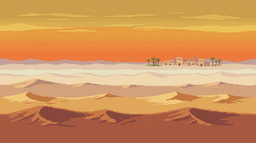
#> input picture project/assets/raw/bg_parallax_desert.png, 256 x 143 px, shrunk from 1376 x 768 before the run; its folder holds only this picture in this run
$ python process_asset.py ../project/assets/raw/bg_parallax_desert.png
#> lines starting #> are read from the running program, lines starting #| are printed output that depends on the picture; after the words box and inside, x2 and y2 are one past the last pixel; in counts of white or black regions, pixels touching at a corner belong together
### tools/m11lib/palette.py
"""اللوحة اللونية الرئيسية للمشروع (Master Palette).

قاعدة المشروع: **كل** أصل بصري يستمد ألوانه من هذه اللوحة (48-64 لونًا) لضمان
تناسق بصري كامل بين الشخصيات والأسلحة والخرائط والواجهة.

تعمل اللوحة على نمط "العائلات اللونية" (Ramps): لكل عائلة 3-5 درجات من الأغمق
إلى الأفتح، وهذا ما يسمح بتنفيذ **Hue-Shifting** (الظل يزرقّ والضوء يصفّر) بدل
إضافة الأسود والأبيض.
"""
from __future__ import annotations

import numpy as np

# --- الملحق (أ) من دفتر المشروع + توسعة إلى 64 لونًا ---
BASE = {
    "black": "#0B0D10",          # أسود الخطوط (الحدود الخارجية)
    "shadow_gray": "#1B2028",    # أعمق الظلال
    "dark_slate": "#242B36",
    "mid_gray": "#3A4453",       # معدن/أسلحة
    "light_gray": "#6B7A8F",     # معدن مضاء
    "steel_light": "#93A3B8",
    "white_glow": "#EAF2FF",     # أعلى إضاءة
    "white_pure": "#FFFFFF",
    "night_blue": "#10182B",     # سماء الليل/ظل بارد
    "blue_shadow": "#1D2C46",
    "steel_blue": "#2E5A88",
    "blue_bright": "#4A90D9",
    "cyan_glow": "#7FD2F5",
    "sand_light": "#D9B26A",
    "sand_dark": "#A8823C",
    "sand_deep": "#7A5C25",
    "earth": "#6E4B23",
    "brown_dark": "#3E2A17",
    "wood_light": "#8A5F33",
    "wood_dark": "#5A3C1F",
    "olive_light": "#7FA05A",
    "olive": "#4E6B3A",
    "olive_dark": "#2F4426",
    "olive_deep": "#1F2E19",
    "blood_red": "#8E2B2B",
    "red_light": "#C1443B",
    "red_bright": "#E4534E",
    "fire_orange": "#E8734A",
    "flame_yellow": "#F2A65A",
    "blast_yellow": "#FFD98A",
    "brass_yellow": "#F5D76E",
    "poison_purple": "#6B4C8A",
    "purple_dark": "#3C2A52",
    "smoke_cyan": "#9BB8C4",
    "smoke_gray": "#7E8A97",
    "accent_teal": "#4FD1C5",
    "gold": "#F2C14E",
    "gold_dark": "#B4872A",
    "skin_light": "#E8B08A",
    "skin_medium": "#C98A62",
    "skin_dark": "#8A5A3B",
    "skin_deep": "#5C3A24",
}

# توسعة: خطوط إضافية تحتاجها التفاصيل الدقيقة (زجاج، حديد مصدأ، نبات، ماء)
EXTENDED = {
    "glass_hi": "#BFE9F5",
    "glass_lo": "#2B4A5E",
    "rust_light": "#B4602F",
    "rust_dark": "#7A3B1C",
    "concrete_hi": "#9AA0A6",
    "concrete": "#767C82",
    "concrete_lo": "#4C5259",
    "plant_hi": "#A8C46B",
    "plant_lo": "#38542C",
    "water_hi": "#5FA8C9",
    "water_lo": "#1E4E६6".replace("६", "6"),
    "hazard_yellow": "#E8C547",
    "hazard_black": "#22262B",
    "neon_pink": "#E85D9B",
    "neon_green": "#8BE85D",
    "team_blue": "#3D7DD8",
    "team_red": "#D8563D",
    "team_green": "#4FB06A",
    "team_yellow": "#D8C13D",
    "team_purple": "#9B5DE8",
    "team_orange": "#E88A3D",
    "team_white": "#DCE3EC",
    "team_black": "#2A3038",
    # رتب/طبقات (للجوائز والرتب العسكرية)
    "bronze": "#A9743C", "silver": "#B9C2CC", "platinum": "#8FD4E8",
    "diamond": "#7CC6F2", "legendary": "#F2A65A", "mythic": "#E85D9B",
}

ALL = {**BASE, **EXTENDED}

# المعرّف الرقمي لكل لون (يُستخدم داخل الأدوات وحفظه في ملفات JSON)
NAMES = list(ALL.keys())
INDEX = {n: i for i, n in enumerate(NAMES)}


def hex_to_rgb(h):
    """يقبل لونًا بصيغة #RRGGBB أو اسمًا من أسماء اللوحة أو ثلاثية RGB جاهزة."""
    if isinstance(h, (tuple, list, np.ndarray)):
        return (int(h[0]) & 255, int(h[1]) & 255, int(h[2]) & 255)
    if not h.startswith("#"):
        return hex_to_rgb(ALL[h])
    h = h.lstrip("#")
    if len(h) == 3:
        h = "".join(ch * 2 for ch in h)
    return tuple(int(h[i:i + 2], 16) for i in (0, 2, 4))


def rgb_to_hex(c) -> str:
    return "#%02X%02X%02X" % (int(c[0]) & 255, int(c[1]) & 255, int(c[2]) & 255)


def table() -> np.ndarray:
    """مصفوفة (N,3) لكل ألوان اللوحة."""
    return np.array([hex_to_rgb(ALL[n]) for n in NAMES], dtype=np.float32)


# [4 lines left out: function alpha_table, not called in this run]


def _srgb_to_linear(c: np.ndarray) -> np.ndarray:
    c = c / 255.0
    return np.where(c <= 0.04045, c / 12.92, ((c + 0.055) / 1.055) ** 2.4)


def _linear_to_srgb(c: np.ndarray) -> np.ndarray:
    c = np.clip(c, 0.0, 1.0)
    return np.where(c <= 0.0031308, c * 12.92, 1.055 * (c ** (1 / 2.4)) - 0.055) * 255.0


def hue_shift(rgb, d_hue: float, d_sat: float = 0.0, d_val: float = 0.0):
    """إزاحة درجة اللون/التشبّع/الإضاءة في فضاء HSV.

    القاعدة الفنية: الظلال تُزاح نحو الأزرق/البنفسجي والضوء نحو الأصفر،
    بدل خلط الأسود والأبيض (يمنع "الوحل" اللوني).
    """
    import colorsys
    r, g, b = [v / 255.0 for v in rgb]
    h, s, v = colorsys.rgb_to_hsv(r, g, b)
    h = (h + d_hue) % 1.0
    s = min(1.0, max(0.0, s + d_sat))
    v = min(1.0, max(0.0, v + d_val))
    r, g, b = colorsys.hsv_to_rgb(h, s, v)
    return (round(r * 255), round(g * 255), round(b * 255))


def shade(name: str, steps: int = 4, spread: float = 0.10):
    """يبني خط تدرّج (Ramp) من لون اللوحة: أغمق → أفتح مع Hue-Shift.

    مثال: shade("olive") → [داكن مزرق، داكن، أساس، فاتح مصفر، أفتح]
    """
    base = hex_to_rgb(ALL[name])
    out = []
    for i in range(steps):
        t = i / max(1, steps - 1)          # 0 = أغمق ... 1 = أفتح
        d_v = (t - 0.5) * spread * 2.0
        d_s = (0.5 - abs(t - 0.5)) * 0.10 - 0.05
        d_h = (-0.012 if t < 0.5 else 0.020)   # الظل أزرق، الضوء أصفر
        out.append(hue_shift(base, d_h, d_s, d_v))
    return out


def build_full_ramp() -> np.ndarray:
    """يبني جدول الألوان الكامل المستخدم في التكميم (لون أساس + درجاته)."""
    cols = [hex_to_rgb(ALL[n]) for n in NAMES]
    for n in ("olive", "sand_light", "mid_gray", "steel_blue", "earth", "blood_red",
              "fire_orange", "skin_medium", "concrete", "water_hi", "poison_purple",
              "brass_yellow", "rust_light"):
        cols.extend(shade(n, 5, 0.16))
    return np.array(cols, dtype=np.float32)


__all__ = ["ALL", "BASE", "EXTENDED", "NAMES", "INDEX", "hex_to_rgb", "rgb_to_hex",
           "table", "shade", "hue_shift", "build_full_ramp", "_srgb_to_linear",
           "_linear_to_srgb"]

### tools/m11lib/draw.py
"""محرّك رسم بكسلي عالي الجودة يعمل بالكود (بدون صور).

الفكرة الأساسية (القسم 3 من دفتر المشروع):
  1. نرسم الأصل بدقة **4 أضعاف** الحجم النهائي (Super-sampling) على شبكة دقيقة.
  2. نضيف التفاصيل: تظليل بالخطوط (Ramps) + Dithering يدوي + Hue-Shift.
  3. نختزل ×4 بـ Nearest Neighbor → كثافة تفاصيل عالية بلا ضبابية.
  4. نكمّم الألوان على اللوحة الرئيسية ونضيف حدًّا خارجيًا 1 بكسل.

كل الدوال هنا تعمل على مصفوفة RGBA (numpy uint8) بارتفاع×عرض×4.
"""
from __future__ import annotations

import numpy as np

from . import palette as pal

SS = 4  # عامل الرسم الفائق (Super-Sampling)


class Canvas:
    """لوحة رسم RGBA بسيطة مع عمليات بكسلي مناسبة للفن البكسلي."""

    # [18 lines left out: functions __init__, clip, not called in this run]

    def unclip(self, prev=None):
        self._clip = prev

    # [152 lines left out: functions clip_rect, shape_mask, _coords, fill_shape, rect, ellipse and 6 more, not called in this run]


# ---------- عمليات على الصور النهائية ----------

def quantize(img: np.ndarray, colors: np.ndarray | None = None) -> np.ndarray:
    """تكميم الألوان إلى اللوحة الرئيسية (يشمل درجاتها المشتقة)."""
    if colors is None:
        colors = pal.build_full_ramp()
    out = img.copy()
    a = img[..., 3] > 0
    if not a.any():
        return out
    px = img[a][:, :3].astype(np.float32)
    # أقرب لون بالمسافة الإقليدية في فضاء RGB (سريع ومتوافق مع الفن البكسلي)
    d = ((px[:, None, :] - colors[None, :, :]) ** 2).sum(axis=2)
    out[a, :3] = colors[d.argmin(axis=1)].astype(np.uint8)
    return out


# [26 lines left out: function clean_stray_pixels, not called in this run]


def outline(img: np.ndarray, color: str = "#0B0D10", diagonal: bool = False) -> np.ndarray:
    """يضيف حدًّا خارجيًا بسماكة 1 بكسل (alpha dilate) — بصمة الفن البكسلي."""
    a = img[..., 3] > 0
    H, W = a.shape
    pad = np.pad(a, 1)
    acc = np.zeros_like(a)
    for dy, dx in ((-1, 0), (1, 0), (0, -1), (0, 1)) + (((-1, -1), (-1, 1), (1, -1), (1, 1)) if diagonal else ()):
        acc |= pad[1 + dy:1 + dy + H, 1 + dx:1 + dx + W]
    ring = acc & ~a
    out = np.zeros((H + 2, W + 2, 4), dtype=np.uint8)
    out[1:-1, 1:-1] = img
    c = pal.hex_to_rgb(color)
    out[1:-1, 1:-1][ring] = (*c, 255)
    return out


# [20 lines left out: functions trim, palette_swap, not called in this run]

### tools/process_asset.py
"""خط معالجة الأصول (Asset Pipeline) — القسم 17 من دفتر المشروع (إلزامي).

يُمرَّر عليه **كل** أصل بصري قبل دخوله اللعبة، بالترتيب:

  1. قصّ الخلفية وإزالة الهالة الضبابية (Chroma/Halo removal)
  2. تكبير ×4 بـ NEAREST (للعمل على شبكة بكسلات دقيقة)
  3. تنظيف البكسلات الضالة/المضادة للتشويش (Stray & AA cleanup)
  4. تكميم الألوان على اللوحة الرئيسية (48–64 لونًا + درجاتها)
  5. إضافة Outline بسماكة 1 بكسل بلون #0B0D10 (للشخصيات/الأسلحة/العناصر)
  6. اختزال ×4 بـ NEAREST للعودة إلى الحجم الأصلي
  7. حزم الأطالس بمسافة 2 بكسل + ملف JSON (تُنفَّذ عبر m11lib.atlas)
  8. الضغط النهائي: PNG/WebP بلا فقدان + فحص بصري آلي (عتبة اختلاف)
  9. سجل المصنع: حفظ الأصل الخام في assets/raw + توثيق في CREDITS.md

يُستخدم كسكربت سطر أوامر (لأصول الصور المولّدة من نماذج الصور) وكدالة داخل البناء.
"""
from __future__ import annotations

import argparse
import json
import os
import sys

import numpy as np
from PIL import Image

sys.path.insert(0, os.path.dirname(os.path.dirname(os.path.abspath(__file__))))
from m11lib import draw as D          # noqa: E402
from m11lib import palette as pal     # noqa: E402

OUTLINE_COLOR = "#0B0D10"
# خلفيات "مفتاح اللون" التي تخرج من نماذج الصور بدل الشفافية الحقيقية.
# (نماذج الصور كثيرًا ما ترسم رقعة شطرنجية أو لونًا صلبًا؛ إزالة اللون الصلب
#  أدقّ بكثير من محاولة تخمين الشفافية.)
MAGENTA_KEYS = [(255, 0, 255), (255, 0, 254), (254, 0, 255), (255, 0, 253)]
GREEN_KEYS = [(0, 255, 0), (0, 254, 0)]
SS = 4


# ---------------------------------------------------------------- 1) الخلفية
def strip_chroma_key(img: np.ndarray, tol: int = 60) -> np.ndarray:
    """يزيل خلفية لون صلب (ماجنتا/أخضر) ويُنعّم حواف الكائن بعد الإزالة."""
    out = img.copy()
    rgb = out[..., :3].astype(np.int16)
    mask = np.zeros(rgb.shape[:2], dtype=bool)
    for key in MAGENTA_KEYS + GREEN_KEYS:
        d = np.abs(rgb - np.array(key, dtype=np.int16)).max(axis=2)
        mask |= d <= tol
    if mask.mean() < 0.02:          # لم نجد لونًا صلبًا مطابقًا → لا نلمس شيئًا
        return out
    out[mask, 3] = 0
    # تنظيف الهالة: كل بكسل شبه مطابق للون المفتاح يصبح صافيًا
    soft = np.zeros(rgb.shape[:2], dtype=bool)
    for key in MAGENTA_KEYS:
        d = np.abs(rgb - np.array(key, dtype=np.int16)).max(axis=2)
        soft |= d <= tol * 2
    soft &= ~mask
    # نطبّق شفافية جزئية على البكسلات بين الكائن والخلفية
    out[soft, 3] = np.minimum(out[soft, 3], 128)
    return out


# [52 lines left out: functions defringe, neutralize_shadow, not called in this run]


def strip_background(img: np.ndarray, tol: int = 26, halo: int = 40) -> np.ndarray:
    """يزيل خلفية صلبة أو شبه صلبة (من الزوايا) + يقلّم الهالة الضبابية المحيطة."""
    out = img.copy()
    h, w = out.shape[:2]
    if out[..., 3].min() == 0 and out[..., 3].max() == 255:
        # الصورة أصلًا شفافة جزئيًا: نقصّ الأطراف الشبه شفافة
        out[out[..., 3] < 96] = 0
        return out
    # نأخذ عيّنات من الزوايا لتحديد لون الخلفية
    corners = [out[0, 0], out[0, w - 1], out[h - 1, 0], out[h - 1, w - 1]]
    bg = np.median(np.array([c[:3] for c in corners], dtype=np.float32), axis=0)
    dist = np.abs(out[..., :3].astype(np.float32) - bg).sum(axis=2)
    near = dist < tol
    out[near] = 0
    # الهالة: بكسل شبه شفاف/قريب من الخلفية لكنه ملتصق بالكائن
    alpha_low = out[..., 3] < 200
    out[alpha_low & (dist < halo)] = 0
    return out


# ---------------------------------------------------------------- 2/6) المقياس
def upscale(img: np.ndarray, factor: int = SS) -> np.ndarray:
    return np.kron(img, np.ones((factor, factor, 1), dtype=np.uint8))


def downscale(img: np.ndarray, factor: int = SS) -> np.ndarray:
    """اختزال بأخذ الأكثر تغطية داخل كل كتلة (Nearest) — يحفظ الحدّة."""
    h, w = img.shape[0] // factor, img.shape[1] // factor
    crop = img[: h * factor, : w * factor]
    blocks = crop.reshape(h, factor, w, factor, 4)
    alpha = blocks[..., 3].reshape(h, w, factor * factor)
    idx = alpha.argmax(axis=2)
    flat = blocks.reshape(h, w, factor * factor, 4)
    yy, xx = np.meshgrid(np.arange(h), np.arange(w), indexing="ij")
    out = flat[yy, xx, idx]
    out[..., 3] = np.where(alpha.max(axis=2) > 96, 255, 0).astype(np.uint8)
    return out


# ---------------------------------------------------------------- 4) التكميم
def quantize(img: np.ndarray, extra_colors: np.ndarray | None = None) -> np.ndarray:
    colors = pal.build_full_ramp()
    if extra_colors is not None and len(extra_colors):
        colors = np.vstack([colors, extra_colors])
    return D.quantize(img, colors)


# ---------------------------------------------------------------- عملية كاملة
def process(img: np.ndarray, *, strip_bg=False, outline=False, do_quantize=True,
            clean=True, resample=True, ss=SS) -> np.ndarray:
    """تنفّذ الخطوات 1→6 بالترتيب على صورة RGBA."""
    out = img
    if strip_bg:
        # نماذج الصور تخرج غالبًا بخلفية لون صلب (ماجنتا) لا شفافية حقيقية:
        # نجرّب مفتاح اللون أولًا، ثم نكمل بالقصّ المعتاد لمن لم يُطابق.
        keyed = strip_chroma_key(out)
        out = strip_background(keyed) if keyed is out else strip_background(keyed)  # 1
    if resample:
        out = upscale(out, ss)                            # 2
    if clean:
        out = _clean_stray(out)                           # 3
    if do_quantize:
        out = quantize(out)                               # 4
    if outline:
        out = D.outline(out, OUTLINE_COLOR, diagonal=False)  # 5
        if resample:
            # الحد يوسّع الإطار بكسلًا؛ نعيده إلى المقاس الأصلي بقصّ الحافة
            pass
    if resample:
        out = downscale(out, ss)                          # 6
    return out


def _clean_stray(img: np.ndarray) -> np.ndarray:
    """نسخة سريعة متجهية من تنظيف البكسلات الضالة (بدل الحلقة البطيئة)."""
    rgb = img[..., :3].astype(np.int16)
    a = img[..., 3] > 0
    H, W = a.shape
    if H < 3 or W < 3:
        return img
    pad = np.pad(rgb, ((1, 1), (1, 1), (0, 0)), constant_values=0)
    pad_a = np.pad(a, 1, constant_values=False)
    out = img.copy()
    # متوسط الجيران الأربعة (N,S,E,W)
    nb = np.zeros_like(rgb)
    cnt = np.zeros(a.shape, dtype=np.int16)
    for dy, dx in ((-1, 0), (1, 0), (0, -1), (0, 1), (-1, -1), (-1, 1), (1, -1), (1, 1)):
        s = pad[1 + dy:1 + dy + H, 1 + dx:1 + dx + W]
        m = pad_a[1 + dy:1 + dy + H, 1 + dx:1 + dx + W]
        nb += s * m[..., None]
        cnt += m
    with np.errstate(divide="ignore", invalid="ignore"):
        avg = np.where(cnt[..., None] > 0, nb / np.maximum(cnt, 1)[..., None], rgb)
    diff = np.abs(rgb - avg).sum(axis=2)
    # بكسل يخالف جيرانه بشدة → نستبدله بمتوسطهم (يزيل AA والهالات)
    bad = (diff > 150) & (cnt >= 6) & a
    out[bad, :3] = np.clip(avg[bad], 0, 255).astype(np.uint8)
    return out


# ---------------------------------------------------------------- 8) الفحص البصري
def verify(original: np.ndarray, processed: np.ndarray, threshold: float = 0.06) -> dict:
    """فحص آلي: نسبة البكسلات المختلفة عن الأصل يجب أن تبقى تحت العتبة."""
    a0 = original[..., 3] > 0
    a1 = processed[..., 3] > 0
    union = a0 | a1
    if union.sum() == 0:
        return {"ok": True, "diff_ratio": 0.0}
    diff = np.abs(original[..., :3].astype(np.int16) - processed[..., :3].astype(np.int16)).sum(axis=2)
    changed = (diff > 24) | (a0 != a1)
    ratio = float((changed & union).sum()) / float(union.sum())
    return {"ok": ratio <= threshold, "diff_ratio": round(ratio, 4),
            "pixels_original": int(a0.sum()), "pixels_processed": int(a1.sum())}


# ---------------------------------------------------------------- 9) سجل المصنع
class RawLog:
    """يوثّق كل أصل خام (المصدر + خطوات المعالجة) في CREDITS.md و assets/raw/."""

    def __init__(self, raw_dir: str, credits_path: str):
        self.raw_dir = raw_dir
        self.credits_path = credits_path
        self.entries: list[dict] = []

    def add(self, key: str, source: str, steps: list[str], note: str = ""):
        self.entries.append({"key": key, "source": source, "steps": steps, "note": note})

    def save_raw(self, key: str, img: np.ndarray):
        os.makedirs(self.raw_dir, exist_ok=True)
        path = os.path.join(self.raw_dir, key.replace("/", "_") + ".png")
        Image.fromarray(img).save(path)
        return path

    def write_credits(self):
        os.makedirs(os.path.dirname(self.credits_path), exist_ok=True)
        lines = ["# سجل المصادر والأصول (CREDITS)\n",
                 "كل الأصول في هذا المشروع **مولّدة بالكود** (Procedural) داخل مجلد `tools/`،",
                 "أو مولّدة بنماذج صور ثم مُمرَّرة على خط المعالجة `tools/process_asset.py`.",
                 "لا توجد أي مادة محمية بحقوق نشر.\n",
                 "| المفتاح | المصدر | خطوات المعالجة | ملاحظة |", "|---|---|---|---|"]
        for e in self.entries:
            lines.append(f"| `{e['key']}` | {e['source']} | {' → '.join(e['steps'])} | {e['note']} |")
        with open(self.credits_path, "w", encoding="utf-8") as f:
            f.write("\n".join(lines) + "\n")


# ---------------------------------------------------------------- CLI
def main(argv=None):
    ap = argparse.ArgumentParser(description="خط معالجة أصول M11 (القسم 17)")
    ap.add_argument("inputs", nargs="+", help="ملفات PNG/WEBP للإدخال")
    ap.add_argument("-o", "--outdir", default="project/assets/processed")
    ap.add_argument("--raw", default="project/assets/raw")
    ap.add_argument("--credits", default="CREDITS.md")
    ap.add_argument("--source", default="AI image model")
    ap.add_argument("--no-outline", action="store_true")
    ap.add_argument("--no-quantize", action="store_true", help="تخطي التكميم على اللوحة")
    ap.add_argument("--target-height", type=int, default=0, help="اختزال بعدد صحيح إلى هذا الارتفاع")
    ap.add_argument("--lossless-webp", action="store_true", help="حفظ WebP بلا فقدان (أصغر 20-30%)")
    ap.add_argument("--report", default="project/assets/processed/_report.json")
    args = ap.parse_args(argv)

    log = RawLog(args.raw, args.credits)
    os.makedirs(args.outdir, exist_ok=True)
    report = []
    for path in args.inputs:
        img = np.array(Image.open(path).convert("RGBA"))
        steps = ["قصّ الخلفية", "تكبير ×4 NEAREST", "تنظيف البكسلات الضالة",
                 "تكميم على اللوحة", "اخترال ×4 NEAREST"]
        out = process(img, strip_bg=True, outline=not args.no_outline)
#> the loop in strip_chroma_key, `for key in MAGENTA_KEYS + GREEN_KEYS:` made 6 passes
#> pass 1, in strip_chroma_key, `d = np.abs(rgb - np.array(key, dtype=np.int16)).max(axis=2)`:
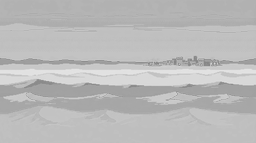
#> d: shape (143, 256) int16; min 132, max 228, mean 186.3
#> in strip_background, `corners = [out[0, 0], out[0, w - 1], out[h - 1, 0], out[h - 1, w - 1]]`: corners = [[204, 158, 74, 255], [203, 159, 78, 255], [166, 90, 65, 255], [167, 90, 67, 255]]
#> in strip_background, `bg = np.median(np.array([c[:3] for c in corners], dtype=np.float32), a..`: bg = [185, 124, 70.5]
#> in strip_background, `dist = np.abs(out[..., :3].astype(np.float32) - bg).sum(axis=2)`:
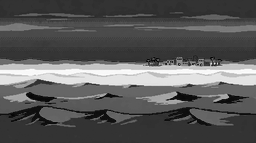
#> dist: shape (143, 256) float32; min 5.5, max 280.5, mean 102.6; drawn with min black and max white
#> in strip_background, `near = dist < tol`:
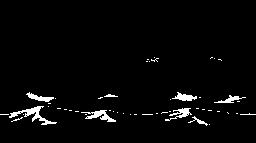
#> near: shape (143, 256) bool; 3% white; 49 white regions (41 under 20 px), largest, box (x1, y1, x2, y2) and area: (9, 106, 57, 125) 249, (81, 110, 116, 122) 168, (165, 108, 192, 121) 131
#> after the loop in outline, `for dy, dx in ((-1, 0), (1, 0), (0, -1), (0, 1)) + (((-1, -1), (-1, 1)..`:
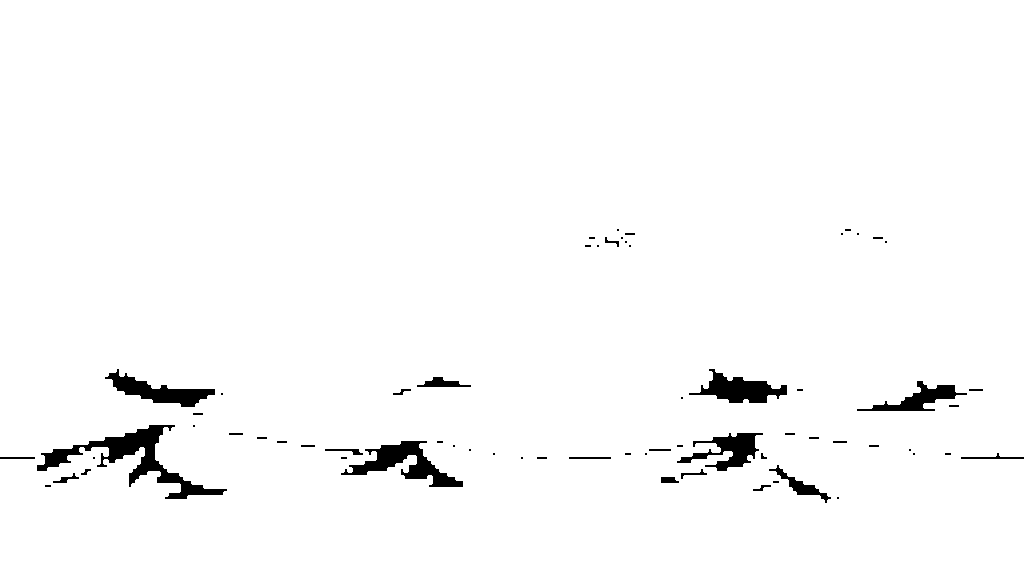
#> acc: shape (572, 1024) bool; 97.8% white; 66 black regions (31 under 20 px), largest, box (x1, y1, x2, y2) and area: (37, 425, 227, 499) 3189, (341, 441, 463, 487) 2029, (689, 369, 787, 403) 1560
#> in outline, `out[1:-1, 1:-1][ring] = (*c, 255)`:
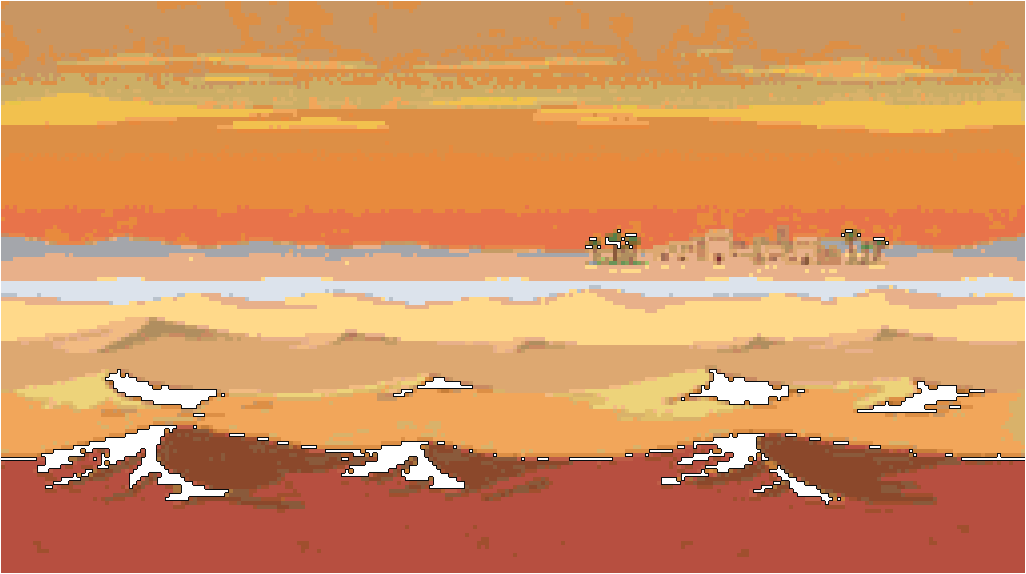
#> out: shape (574, 1026, 4); mean R, G, B, A 206.8, 140.3, 89, 248; transparent parts drawn white
#> in downscale, `idx = alpha.argmax(axis=2)`:
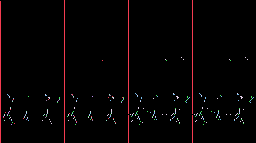
#> idx: shape (143, 256) int64; 8 distinct labels, from 0 to 13; one colour per label, 0 black
        chk = verify(img, out)
#> in verify, `changed = (diff > 24) | (a0 != a1)`:
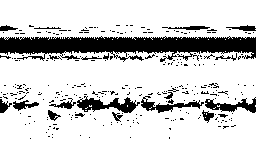
#> changed: shape (143, 256) bool; 80.4% white; 285 black regions (264 under 20 px), largest, box (x1, y1, x2, y2) and area: (0, 36, 256, 62) 4148, (77, 96, 140, 113) 528, (205, 97, 256, 113) 368
#> in verify, `ratio = float((changed & union).sum()) / float(union.sum())`: ratio = 0.804
#> chk = {'ok': False, 'diff_ratio': 0.804, 'pixels_original': 36608, 'pixels_processed': 36126}
        name = os.path.splitext(os.path.basename(path))[0]
        if args.lossless_webp:
            dst = os.path.join(args.outdir, name + ".webp")
            Image.fromarray(out).save(dst, lossless=True, quality=100, method=6)
        else:
            dst = os.path.join(args.outdir, name + ".png")
            Image.fromarray(out).save(dst, optimize=True)
        raw_path = log.save_raw(name, img)
        log.add(name, args.source, steps,
                f"اختبار بصري: نسبة التغيير {chk['diff_ratio']:.2%} | خام: {raw_path}")
        report.append({"file": path, "out": dst, "verify": chk, "size": list(out.shape[:2])})
        print(f"[{'OK' if chk['ok'] else 'تحذير'}] {name} → {dst} (اختلاف {chk['diff_ratio']:.2%})")
#| [تحذير] bg_parallax_desert → project/assets/processed/bg_parallax_desert.png (اختلاف 80.38%)
    log.write_credits()
    with open(args.report, "w", encoding="utf-8") as f:
        json.dump(report, f, ensure_ascii=False, indent=1)
    failed = [r for r in report if not r["verify"]["ok"]]
#> failed = 1 item
    print(f"تمت المعالجة: {len(report)} ملف، تحذيرات: {len(failed)}")
#| تمت المعالجة: 1 ملف، تحذيرات: 1
    return 0


if __name__ == "__main__":
    raise SystemExit(main())
#> (the program exits here)
